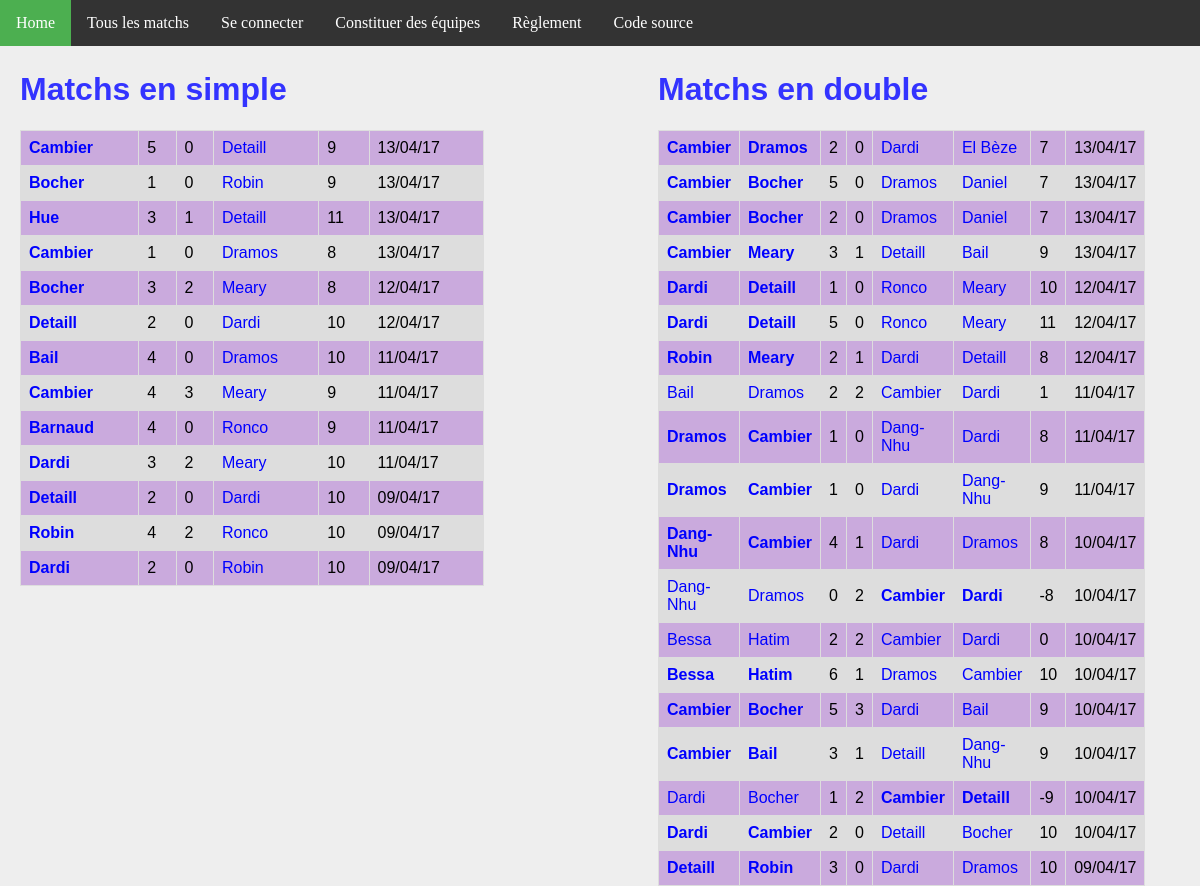
The app's page /matchs/, older data.
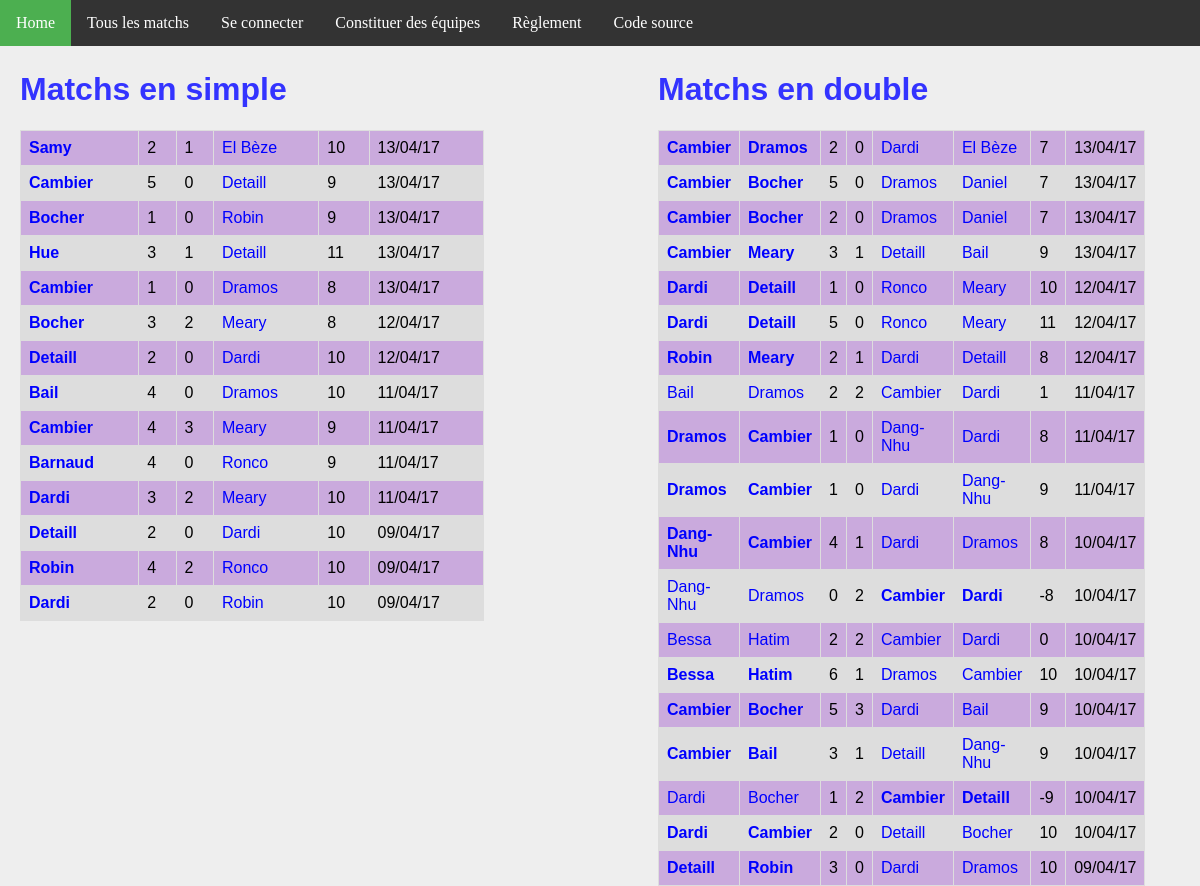
The same page, newer data.
### ranking/models.py (models this page shows, shortened)
class MatchSimple(models.Model):
    domicile = models.ForeignKey('Joueur', related_name = 'dom')
    exterieur = models.ForeignKey('Joueur', related_name = 'exte')
    date = models.DateTimeField(auto_now_add=True)
    buts_domicile = models.IntegerField(default=0)
    buts_exterieur = models.IntegerField(default=0)
    points = models.IntegerField(default=0)
    @property
    def winner(self):
        if self.buts_domicile > self.buts_exterieur:
            return 1.
        elif self.buts_domicile < self.buts_exterieur:
            return 0.
        else:
            return 0.5

class Joueur(models.Model):
    user = models.OneToOneField(User, on_delete=models.CASCADE)
    pseudo = models.CharField(max_length = 50, default="Pax lambda")
    simple_score = models.IntegerField(default=500)
    simple_rang = models.IntegerField(default=0)
    simple_victoires = models.IntegerField(default=0)
    simple_nuls = models.IntegerField(default=0)
    simple_defaites = models.IntegerField(default=0)
    simple_buts_pour = models.IntegerField(default=0)
    simple_buts_contre = models.IntegerField(default=0)
    double_score = models.IntegerField(default=500)
    double_rang = models.IntegerField(default=0)
    double_victoires = models.IntegerField(default=0)
    double_nuls = models.IntegerField(default=0)
    double_defaites = models.IntegerField(default=0)
    double_buts_pour = models.IntegerField(default=0)
    double_buts_contre = models.IntegerField(default=0)

class MatchDouble(models.Model):
    domicile_1 = models.ForeignKey('Joueur', related_name = 'dom1')
    domicile_2 = models.ForeignKey('Joueur', related_name = 'dom2')
    exterieur_1 = models.ForeignKey('Joueur', related_name = 'exte1')
    exterieur_2 = models.ForeignKey('Joueur', related_name = 'exte2')
    date = models.DateTimeField(auto_now_add=True)
    buts_domicile = models.IntegerField(default=0)
    buts_exterieur = models.IntegerField(default=0)
    points = models.IntegerField(default=0)
    @property
    def winner(self):
        if self.buts_domicile > self.buts_exterieur:
            return 1.
        elif self.buts_domicile < self.buts_exterieur:
            return 0.
        else:
            return 0.5

### ranking/views.py (the view)
# urls.py: url(r'^matchs/$', views.all_matchs, name='matchs'),
def all_matchs(request):
    context = {
        'simple_matchs': MatchSimple.objects.order_by('-date').all(),
        'double_matchs': MatchDouble.objects.order_by('-date').all(),
    }
    return render(request, 'all_matchs.html', context)

### ranking/templates/all_matchs.html
{% extends 'base.html' %}
{% block body %}
<div id="column1" style="float:left; margin:0; width:40%;">
    <h1>Matchs en simple</h1>
    <table>
        {% for m in simple_matchs %}
        <tr>
            <td {% if m.winner == 1 %} style='font-weight:bold'{% endif %} >
                <a href="{% url 'joueur' m.domicile.id %}">{{m.domicile.pseudo}}</a>
            </td>
            <td>{{m.buts_domicile}}</td>
            <td>{{m.buts_exterieur}}</td>
            <td {% if m.winner == 0 %} style='font-weight:bold'{% endif %} >
                <a href="{% url 'joueur' m.exterieur.id %}">{{m.exterieur.pseudo}}</a>
            </td>
            <td>{{m.points}}</td>
            <td>{{m.date | date:'d/m/y'}}</td>
        </tr>
        {% endfor %}
    </table>
</div>
<div id="column2" style="float:left; margin-left:15%;width:40%;">
<h1>Matchs en double</h1>
<table>
    {% for m in double_matchs %}
    <tr>
        <td {% if m.winner == 1 %} style='font-weight:bold'{% endif %} >
            <a class="joueur" href="{% url 'joueur' m.domicile_1.id %}">{{m.domicile_1.pseudo}}</a>
        </td>
        <td {% if m.winner == 1 %} style='font-weight:bold'{% endif %} >
            <a class="joueur" href="{% url 'joueur' m.domicile_2.id %}">{{m.domicile_2.pseudo}}</a>
        </td>
        <td>{{m.buts_domicile}}</td>
        <td>{{m.buts_exterieur}}</td>
        <td {% if m.winner == 0 %} style='font-weight:bold'{% endif %} >
            <a class='joueur' href="{% url 'joueur' m.exterieur_1.id %}">{{m.exterieur_1.pseudo}}</a>
        </td>
        <td {% if m.winner == 0 %} style='font-weight:bold'{% endif %} >
            <a class='joueur' href="{% url 'joueur' m.exterieur_2.id %}">{{m.exterieur_2.pseudo}}</a>
        </td>
        <td>{{m.points}}</td>
        <td>{{m.date | date:'d/m/y'}}</td>
    </tr>
    {% endfor %}
</table>
</div>
{% endblock %}

Row changes from the older to the newer data that the page shows:
added MatchSimple: domicile.pseudo "Samy", buts_domicile "2", buts_exterieur "1", exterieur.pseudo "El Bèze", points "10", date "13/04/17"
